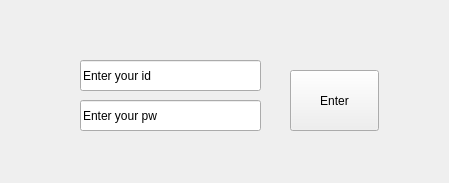
<?xml version="1.0" encoding="UTF-8"?>
<ui version="4.0">
 <class>Form</class>
 <widget class="QWidget" name="Form">
  <property name="geometry">
   <rect>
    <x>0</x>
    <y>0</y>
    <width>449</width>
    <height>183</height>
   </rect>
  </property>
  <property name="windowTitle">
   <string>Form</string>
  </property>
  <widget class="QLineEdit" name="pwLabel">
   <property name="geometry">
    <rect>
     <x>80</x>
     <y>100</y>
     <width>181</width>
     <height>31</height>
    </rect>
   </property>
   <property name="text">
    <string>Enter your pw</string>
   </property>
  </widget>
  <widget class="QPushButton" name="confirm">
   <property name="geometry">
    <rect>
     <x>290</x>
     <y>70</y>
     <width>89</width>
     <height>61</height>
    </rect>
   </property>
   <property name="text">
    <string>Enter</string>
   </property>
  </widget>
  <widget class="QLineEdit" name="idLabel">
   <property name="geometry">
    <rect>
     <x>80</x>
     <y>60</y>
     <width>181</width>
     <height>31</height>
    </rect>
   </property>
   <property name="text">
    <string>Enter your id</string>
   </property>
  </widget>
 </widget>
 <resources/>
 <connections/>
</ui>
